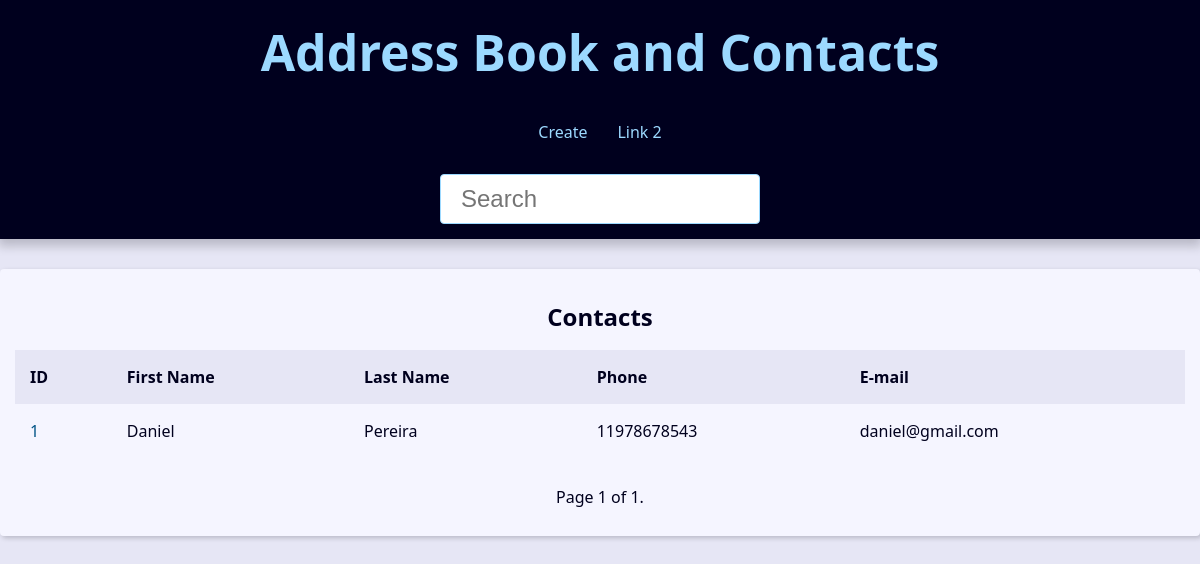
The app's page /, older data.
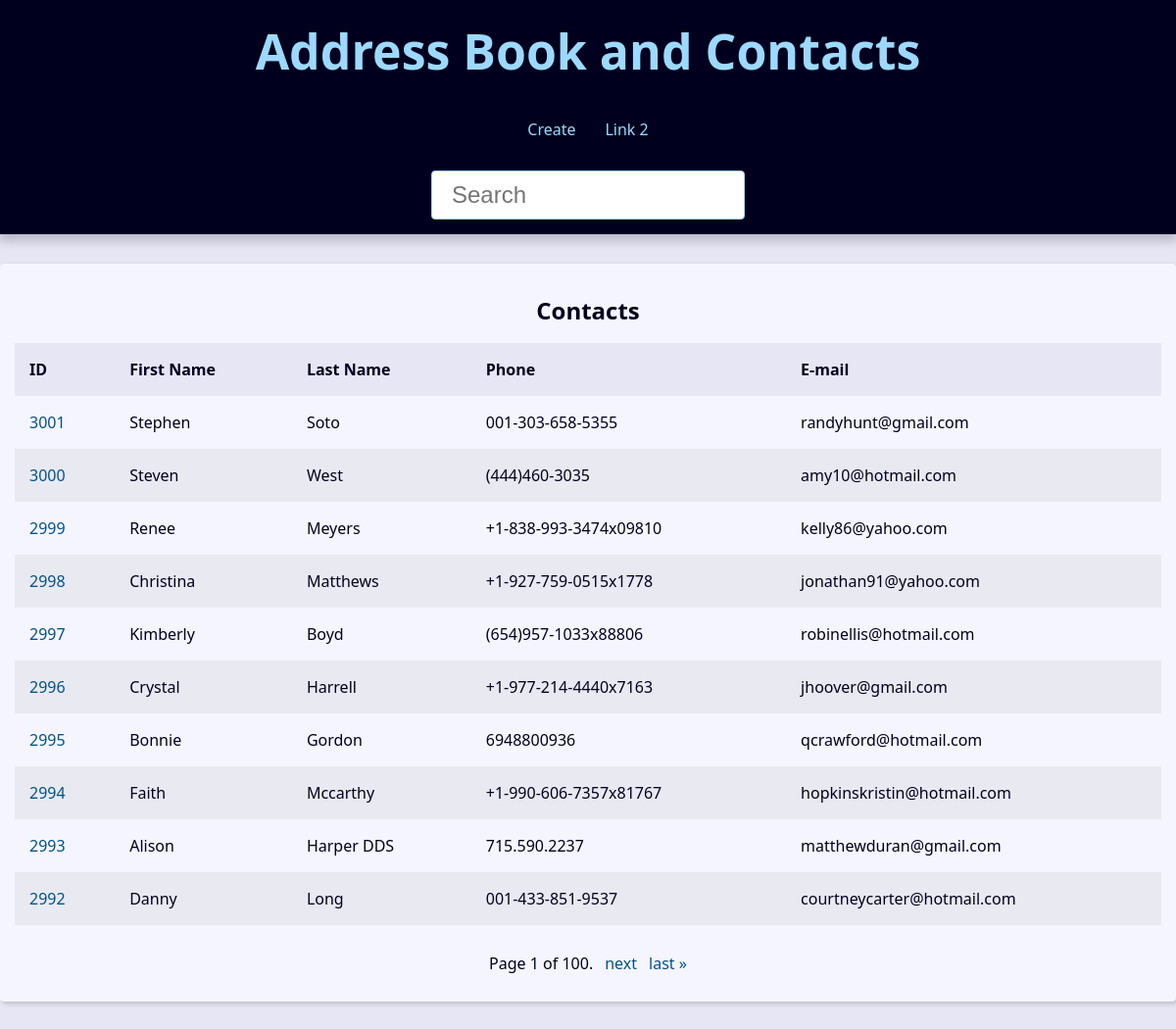
The same page, newer data.
### contact/models.py (models this page shows, shortened)
class Contact(models.Model):
    first_name = models.CharField(max_length=50)
    last_name = models.CharField(max_length=50, blank=True)
    phone = models.CharField(max_length=50)
    email = models.EmailField(max_length=254, blank=True)
    created_date = models.DateTimeField(default=timezone.now)
    description = models.TextField(blank=True)
    show = models.BooleanField(default=True)
    picture = models.ImageField(blank=True, upload_to='pictures/%Y/%m/')
    category = models.ForeignKey(
        Category,
        on_delete=models.SET_NULL,
        blank=True, null=True
    )
    owner = models.ForeignKey(
        User,
        on_delete=models.SET_NULL,
        blank=True, null=True
    )

### contact/views/contact_views.py (the view)
# urls.py: path('', views.index, name='index'),
def index(request):
    contacts = Contact.objects \
        .filter(show=True)\
        .order_by('-id')
    paginator = Paginator(contacts, 10)
    page_number = request.GET.get("page")
    page_obj = paginator.get_page(page_number)
    context = {
        'page_obj': page_obj,
    }
    return render(
        request,
        'contact/index.html',
        context
    )

### contact/templates/contact/index.html
{% extends 'global/base.html' %}
{% block content %}
  {% if page_obj %}
    <div class="responsive-table">
      <table class="contacts-table">
        <caption class="table-caption ">
          Contacts
        </caption>
        <thead>
          <tr class="table-row table-row-header">
            <th class="table-header">ID</th>
            <th class="table-header">First Name</th>
            <th class="table-header">Last Name</th>
            <th class="table-header">Phone</th>
            <th class="table-header">E-mail</th>
          </tr>
        </thead>
        <tbody>
          {% for contact in page_obj %}
            <tr class="table-row">
              <td class="table-cel">
                <a
                  class="table-link"
                  href="{% url 'contact:contact' contact.id %}"
                >
                  {{ contact.id }}
                </a>
              </td>
              <td class="table-cel">
                {{ contact.first_name }}
              </td>
              <td class="table-cel">
                {{ contact.last_name }}
              </td>
              <td class="table-cel">
                {{ contact.phone }}
              </td>
              <td class="table-cel">
                {{ contact.email }}
              </td>
            </tr>
          {% endfor %}
        </tbody>
      </table>
    </div>
  {% else %}
    <div class="single-contact">
      <h1 class="single-contact-name">
        No contacts found.
      </h1>
    </div>
  {% endif %}
{% endblock content %}

Row changes from the older to the newer data that the page shows:
removed Contact: id "1", first_name "Daniel", last_name "Pereira", phone "11978678543", email "daniel@gmail.com"
added Contact: id "3001", first_name "Stephen", last_name "Soto", phone "001-303-658-5355", email "randyhunt@gmail.com"
added Contact: id "3000", first_name "Steven", last_name "West", phone "(444)460-3035", email "amy10@hotmail.com"
added Contact: id "2999", first_name "Renee", last_name "Meyers", phone "+1-838-993-3474x09810", email "kelly86@yahoo.com"
added Contact: id "2998", first_name "Christina", last_name "Matthews", phone "+1-927-759-0515x1778", email "jonathan91@yahoo.com"
added Contact: id "2997", first_name "Kimberly", last_name "Boyd", phone "(654)957-1033x88806", email "robinellis@hotmail.com"
added Contact: id "2996", first_name "Crystal", last_name "Harrell", phone "+1-977-214-4440x7163", email "jhoover@gmail.com"
added Contact: id "2995", first_name "Bonnie", last_name "Gordon", phone "6948800936", email "qcrawford@hotmail.com"
added Contact: id "2994", first_name "Faith", last_name "Mccarthy", phone "+1-990-606-7357x81767", email "hopkinskristin@hotmail.com"
added Contact: id "2993", first_name "Alison", last_name "Harper DDS", phone "715.590.2237", email "matthewduran@gmail.com"
added Contact: id "2992", first_name "Danny", last_name "Long", phone "001-433-851-9537", email "courtneycarter@hotmail.com"
Text that changed along with them:
{{ page_obj.paginator.num_pages }}: "1" → "100"
text now shown: "next last »"
